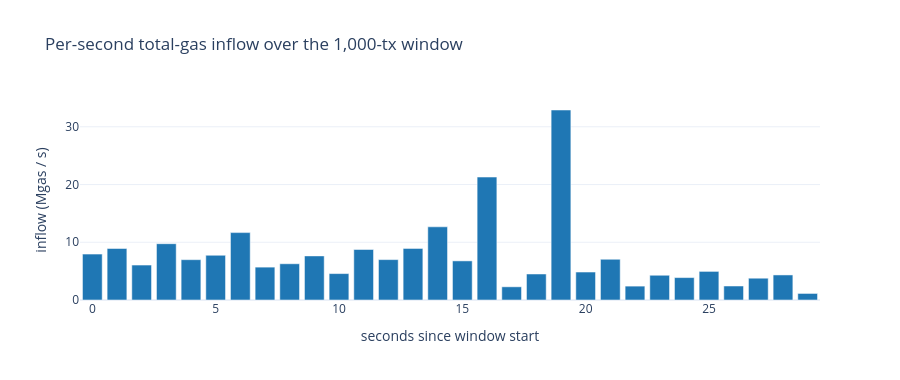

This figure's notebook cell:
### Markdown cell above
## 3. `aggregate_per_second` : per-block values into per-second buckets

$$ \text{inflow}(s) = \sum_{b: s_b = s} g_{\text{total}}(b). $$

Empty seconds keep contributing `0` to inflow, so the recursion still drains
them. Implemented with `np.bincount` for vector speed; assumes
`block_seconds` is sorted ascending.

### Code cell
def aggregate_per_second(values_per_block, block_seconds):
    """Sum per-block values into per-second buckets, dense from min..max
    of block_seconds. Empty seconds (no blocks landed) contribute 0."""
    s_min     = int(block_seconds[0])
    s_max     = int(block_seconds[-1])
    n_seconds = s_max - s_min + 1
    seconds   = np.arange(s_min, s_max + 1, dtype=np.int64)
    idx       = (block_seconds - s_min).astype(np.int64)
    summed    = np.bincount(
        idx,
        weights=np.asarray(values_per_block, dtype=np.float64),
        minlength=n_seconds,
    )
    return seconds, summed


total_gas_pb = (blocks['computation'] + blocks['wasmComputation']
                + blocks['storageAccessRead'] + blocks['storageAccessWrite']
                + blocks['storageGrowth'] + blocks['historyGrowth']
                + blocks['l2Calldata']).to_numpy().astype(np.float64)

seconds_axis, inflow_per_sec = aggregate_per_second(total_gas_pb, block_seconds)

fig = go.Figure(go.Bar(
    x=seconds_axis - seconds_axis[0],
    y=inflow_per_sec / 1e6,
    marker_color='#1f77b4', name='inflow',
    hovertemplate='s+%{x}: %{y:.2f} Mgas/s<extra></extra>',
))
fig.update_layout(template='plotly_white', height=380,
                  title='Per-second total-gas inflow over the 1,000-tx window',
                  xaxis_title='seconds since window start',
                  yaxis_title='inflow (Mgas / s)')
fig.show()
print(f'window length: {len(seconds_axis)} s, mean inflow: {inflow_per_sec.mean()/1e6:.2f} Mgas/s')

### Figure 1 — Plotly figure (JSON) as saved in the notebook; plotly's stock layout.template omitted (floating-point values rounded to 4 significant figures)
{"data": [{"hovertemplate": "s+%{x}: %{y:.2f} Mgas/s<extra></extra>", "marker": {"color": "#1f77b4"}, "name": "inflow", "type": "bar", "x": [0, 1, 2, 3, 4, 5, 6, 7, 8, 9, 10, 11, 12, 13, 14, 15, 16, 17, 18, 19, 20, 21, 22, 23, 24, 25, 26, 27, 28, 29], "y": [7.946, 8.925, 6.055, 9.751, 6.984, 7.745, 11.67, 5.693, 6.276, 7.638, 4.574, 8.752, 6.995, 8.939, 12.67, 6.776, 21.29, 2.285, 4.505, 32.91, 4.844, 7.055, 2.403, 4.286, 3.883, 4.954, 2.424, 3.774, 4.338, 1.137]}], "layout": {"height": 380, "title": {"text": "Per-second total-gas inflow over the 1,000-tx window"}, "xaxis": {"title": {"text": "seconds since window start"}}, "yaxis": {"title": {"text": "inflow (Mgas / s)"}}}}
